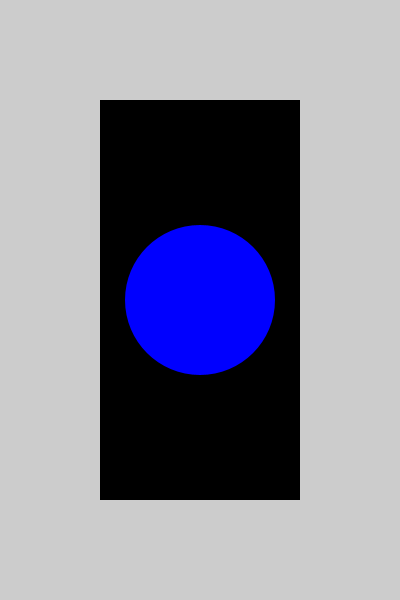
Frame 1 (no input)
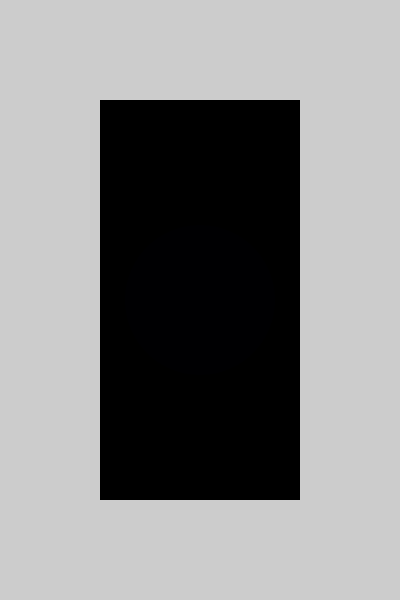
Frame 60 (the mouse pressed at the canvas centre just before this capture)
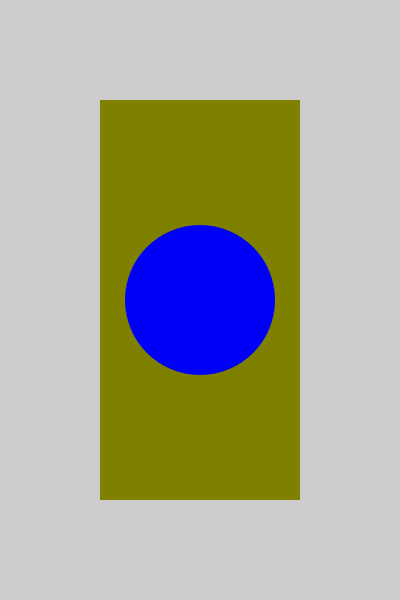
Frame 120 (the mouse held since frame 60 and released just before this capture)

The Processing sketch that drew these frames (run headless with seeded random() and noise(); from frame 60 on, the mouse is pressed at the canvas centre):

// Processing sketch: processing_95765
// ── processing_95765.pde

/*
Mapped Color
 Jennifer Presto
 Example for BFA class in Creative Computing
 April 9, 2013
 */

float red;
float green;
float blue;

float incrementor = 0;

void setup(){
  size(400, 600);
  noStroke();
  }

void draw(){
  // draw a rectangle with red and blue values
  // mapped to the mouse position
  red = map(mouseX, 0, width, 0, 255);
  green = map(mouseY, 0, height, 0, 255);
  blue = 0;
  fill(red, green, blue);
  rect(100, 100, 200, 400);
  
  // draw a circle with the blue mapped
  // to an oscillating number
  blue = map(cos(incrementor), -1, 1, 0, 255);
  fill(0, 0, blue);
  ellipse(width/2, height/2, 150, 150);
  
  // increase incrementor each frame
  // to change the blue value for the circle
  incrementor += 0.05;
  
  // So what's happening with that cosine function up there?
  println("The cosine of " + incrementor + " is " + cos(incrementor) + ".");
}
